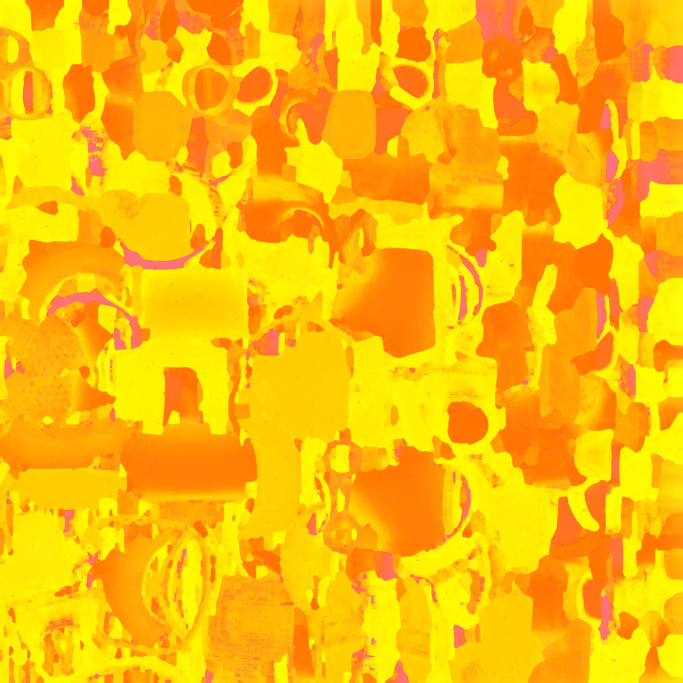
#> input picture assets/characters/bertram/bertram_ORM_991f116f-5466-46d2-b416-c8dd914c8127.webp, 2048 x 2048 px, given in place of 07_w3_grove.png, which was not available (shown at 1/3 size)
$ python frame_stats.py ../../assets/characters/bertram/bertram_ORM_991f116f-5466-46d2-b416-c8dd914c8127.webp
#> lines starting #> are read from the running program, lines starting #| are printed output that depends on the picture
"""W3 visual critique helper (critic round 1, visual polish lens).

Measures colour statistics of captures against the W3 key art so "washed out" and "low contrast" are numbers, not opinions.
Usage: python game/tests/critique_w3/frame_stats.py <png> [<png> ...]
Prints mean HSV saturation, mean value, value standard deviation (a contrast proxy) and the top-band sky colour.
The key art concepts/v2/style/07_w3_grove.png is always measured first as the reference row.
"""
import colorsys
import os
import sys

from PIL import Image

ROOT = os.path.abspath(os.path.join(os.path.dirname(__file__), "..", "..", ".."))
KEY = os.path.join(ROOT, "concepts", "v2", "style", "07_w3_grove.png")


def stats(path: str) -> str:
    im = Image.open(path).convert("RGB")
#> im is the input picture: PIL image 2048x2048 RGB; mean R, G, B 253.9, 187.1, 8.4
    small = im.resize((192, 108))
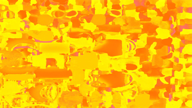
#> small: PIL image 192x108 RGB; mean R, G, B 253.9, 187.1, 8.4
    px = list(small.getdata())
#> px = 20736 items
    hsv = [colorsys.rgb_to_hsv(r / 255, g / 255, b / 255) for r, g, b in px]
#> hsv = 20736 items
    n = len(hsv)
#> n = 20736
    sat = sum(h[1] for h in hsv) / n
#> sat = 0.967
    val = sum(h[2] for h in hsv) / n
#> val = 0.996
    vstd = (sum((h[2] - val) ** 2 for h in hsv) / n) ** 0.5
#> vstd = 0.00348
    top = im.crop((0, 0, im.width, max(1, im.height // 20))).resize((1, 1)).getpixel((0, 0))
#> top = (254, 178, 13)
    return "%-60s sat %.3f  val %.3f  val_std %.3f  top #%02X%02X%02X" % (os.path.basename(path)[:60], sat, val, vstd, *top)


if __name__ == "__main__":
    print(stats(KEY) + "   <- key art")
    for p in sys.argv[1:]:
        print(stats(p))

$ run again, on assets/characters/bertram/bertram_v2_NormalGL_991f116f-5466-46d2-b416-c8dd914c8127.webp
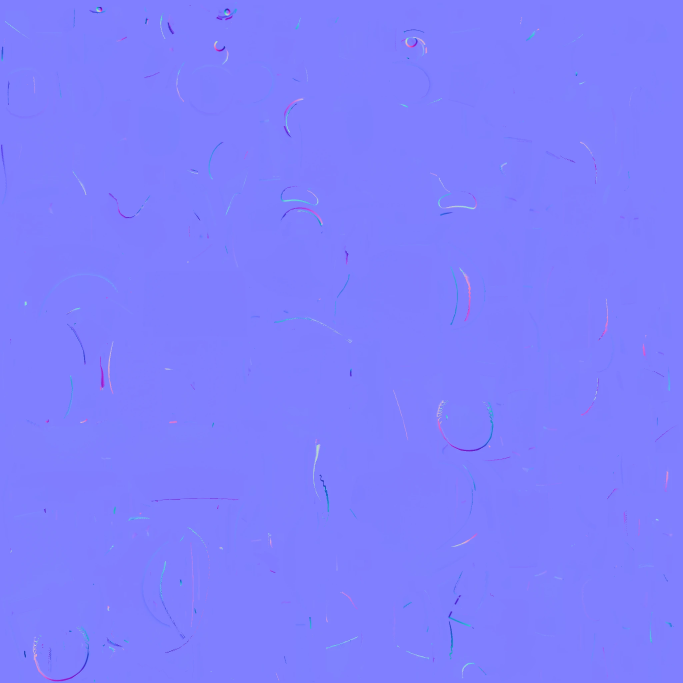
#> input picture assets/characters/bertram/bertram_v2_NormalGL_991f116f-5466-46d2-b416-c8dd914c8127.webp, 2048 x 2048 px, given in place of 07_w3_grove.png, which was not available (shown at 1/3 size)
#> in stats, im is the input picture: PIL image 2048x2048 RGB; mean R, G, B 127.6, 127, 254.4
#> in stats, `small = im.resize((192, 108))`:
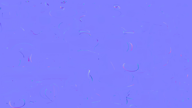
#> small: PIL image 192x108 RGB; mean R, G, B 127.6, 127, 254.4
#> px = 20736 items
#> n = 20736
#> sat = 0.503
#> val = 0.998
#> vstd = 0.0062
#> top = (128, 127, 254)
